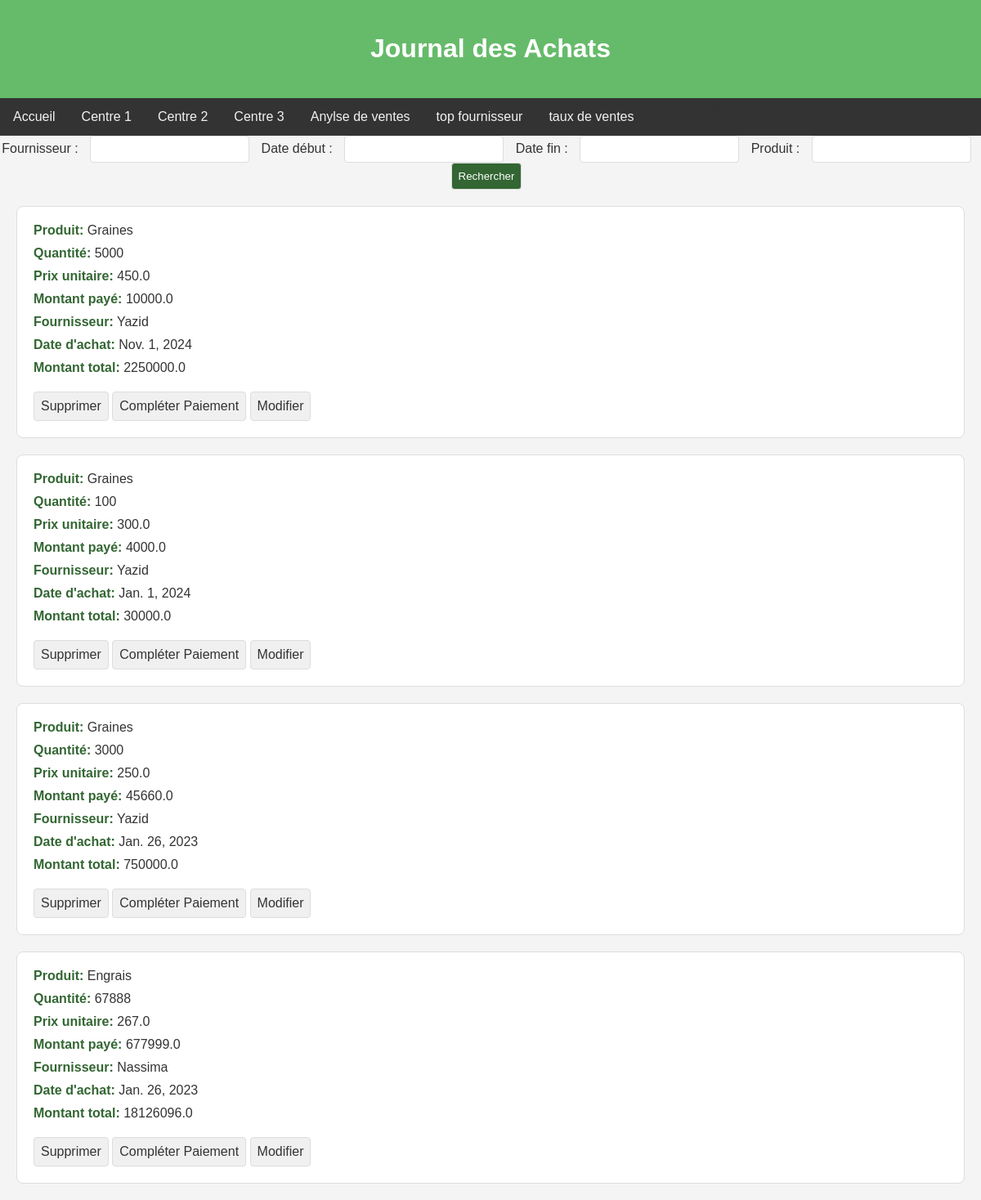
The app's page /journal_achats/ with its own data.
### application/models.py (models this page shows, shortened)
class Achat(models.Model):
     detail= models.CharField(max_length=500)
     qteA= models.IntegerField()
     DateA=models.DateField()
     prixH= models.FloatField(max_length=20)
     montantp= models.FloatField(max_length=20)
     fournisseurA= models.ForeignKey(Fournisseur, on_delete=models.CASCADE)
     produitA= models.ForeignKey(Produit, on_delete=models.CASCADE)
     def prixtotalAchat(self):
          return self.prixH * self.qteA

class Produit(models.Model):
     designation= models.CharField(max_length=50)
     prix= models.FloatField(max_length=10)

class Fournisseur(models.Model):
     nomf= models.CharField(max_length=40)
     prenomf= models.CharField(max_length=40)
     adressef= models.CharField(max_length=100)
     telf= models.IntegerField()
     soldef= models.FloatField(max_length=20)

### application/views.py (the view)
# urls.py: path('journal_achats/', views.journal_achats, name='journal_achats'),
def journal_achats(request):
    achats = Achat.objects.all()
    form = RechercheAchatForm(request.GET)
    if form.is_valid():
        fournisseur = form.cleaned_data.get('fournisseur')
        date_debut = form.cleaned_data.get('date_debut')
        date_fin = form.cleaned_data.get('date_fin')
        produit = form.cleaned_data.get('produit')
        if fournisseur:
            achats = achats.filter(fournisseurA__nomf__icontains=fournisseur)
        if date_debut and date_fin:
            achats = achats.filter(DateA__range=[date_debut, date_fin])
        if produit:
            achats = achats.filter(produitA__designation__icontains=produit)
    return render(request, 'journal_achats.html', {'achats': achats, 'form': form})

### application/forms.py
class RechercheAchatForm(forms.Form):
    fournisseur = forms.CharField(required=False, label='Fournisseur')
    date_debut = forms.DateField(required=False, label='Date début',  widget=forms.DateInput(attrs={'type': 'date'}))
    date_fin = forms.DateField(required=False, label='Date fin', widget=forms.DateInput(attrs={'type': 'date'}))
    produit = forms.CharField(required=False, label='Produit')

### application/templates/journal_achats.html (shortened to what this page needs)
{% load static %}
<!DOCTYPE html><!DOCTYPE html>
<html lang="en">
<head>
    <link rel="stylesheet" href="{% static 'application/styles.css' %}">
</head>
<body>
    <header>
        <h1>Journal des Achats</h1>
    </header>
 <nav class="nav-agriculture">
        <a href="{% url 'index' %}">Accueil</a>
        <a href="{% url 'centre_menu' centre_id=1 %}">Centre 1</a>
        <a href="{% url 'centre_menu' centre_id=2 %}">Centre 2</a>
        <a href="{% url 'centre_menu' centre_id=3 %}">Centre 3</a>
        <a href="{% url 'analyse_ventes' %}">Anylse de ventes </a>
        <a href="{% url 'top_fournisseurs' %}">top fournisseur </a>
        <a href="{% url 'ventes_combinees' %}">taux de ventes  </a>
    </nav>
    <form method="GET">
        <label for="fournisseur">Fournisseur :</label>
        <input type="text" name="fournisseur" id="fournisseur">
        <label for="date_debut">Date début :</label>
        <input type="text" name="date_debut" id="date_debut">
        <label for="date_fin">Date fin :</label>
        <input type="text" name="date_fin" id="date_fin">
        <label for="produit">Produit :</label>
        <input type="text" name="produit" id="produit">
        <button type="submit">Rechercher</button>
    </form>
    <ul class="achat-list">
        {% if achats %}
            {% for achat in achats %}
                <li class="achat-item">
                    <div class="achat-info">
                        <strong>Produit:</strong> {{ achat.produitA.designation }}
                    </div>
                    <div class="achat-info">
                        <strong>Quantité:</strong> {{ achat.qteA }}
                    </div>
                    <div class="achat-info">
                        <strong>Prix unitaire:</strong> {{ achat.prixH }}
                    </div>
                    <div class="achat-info">
                        <strong>Montant payé:</strong> {{ achat.montantp }}
                    </div>
                    <div class="achat-info">
                        <strong>Fournisseur:</strong> {{ achat.fournisseurA.nomf }}
                    </div>
                    <div class="achat-info">
                        <strong>Date d'achat:</strong> {{ achat.DateA }}
                    </div>
                    <div class="achat-info">
                        <strong>Montant total:</strong> {{ achat.prixtotalAchat }}<br>
                    </div>
                    <div class="action-links">
                        <a href="{% url 'supprimer_achat' achat.pk %}">Supprimer</a>
                        <a href="{% url 'completer_paiement_fournisseur' achat.pk %}">Compléter Paiement</a>
                        <a href="{% url 'modifier_achat' achat.pk %}">Modifier</a>
                    </div>
                </li>
            {% endfor %}
        {% else %}
            <p>Aucun achat trouvé.</p>
        {% endif %}
    </ul>
</body>
</html>

### application/static/application/styles.css (style rules this page uses)
body { font-family: 'Arial', sans-serif; color: #333; background-color: #f4f4f4; margin: 0; padding: 0; }
header { background: #4caf50; padding: 20px 0; }
.nav-agriculture { background-color: #333; overflow: hidden; }
.nav-agriculture a { float: left; display: block; color: #f2f2f2; text-align: center; padding: 14px 16px; text-decoration: none; }

### application/templates/journal_achats.html (style rules this page uses)
body { font-family: Arial, sans-serif; background-color: #f4f4f4; margin: 0; padding: 0; }
header { background-color: #66bb6a; color: white; padding: 20px 0; text-align: center; }
nav { background-color: #333; overflow: hidden; }
nav a { float: left; display: block; color: white; text-align: center; padding: 14px 16px; text-decoration: none; }
form { margin-bottom: 20px; text-align: center; }
label { margin-right: 10px; color: #333; }
input, button { padding: 8px; border: 1px solid #ddd; border-radius: 4px; margin-right: 10px; }
button { background-color: #336633; color: #fff; cursor: pointer; }
ul.achat-list { list-style-type: none; padding: 0; margin: 0; }
li.achat-item { background-color: #fff; border: 1px solid #ddd; border-radius: 8px; padding: 20px; margin: 20px; }
div.achat-info { margin-bottom: 10px; }
strong { font-weight: bold; color: #336633; }
div.action-links a { text-decoration: none; color: #333; padding: 8px; border: 1px solid #ddd; border-radius: 4px; background-color: #f0f0f0; margin-top: 10px; display: inline-block; }

### records on screen
Achat: produitA.designation "Graines", qteA "5000", prixH "450.0", montantp "10000.0", fournisseurA.nomf "Yazid", DateA "Nov. 1, 2024", prixtotalAchat "2250000.0"
Achat: produitA.designation "Graines", qteA "100", prixH "300.0", montantp "4000.0", fournisseurA.nomf "Yazid", DateA "Jan. 1, 2024", prixtotalAchat "30000.0"
Achat: produitA.designation "Graines", qteA "3000", prixH "250.0", montantp "45660.0", fournisseurA.nomf "Yazid", DateA "Jan. 26, 2023", prixtotalAchat "750000.0"
Achat: produitA.designation "Engrais", qteA "67888", prixH "267.0", montantp "677999.0", fournisseurA.nomf "Nassima", DateA "Jan. 26, 2023", prixtotalAchat "18126096.0"
